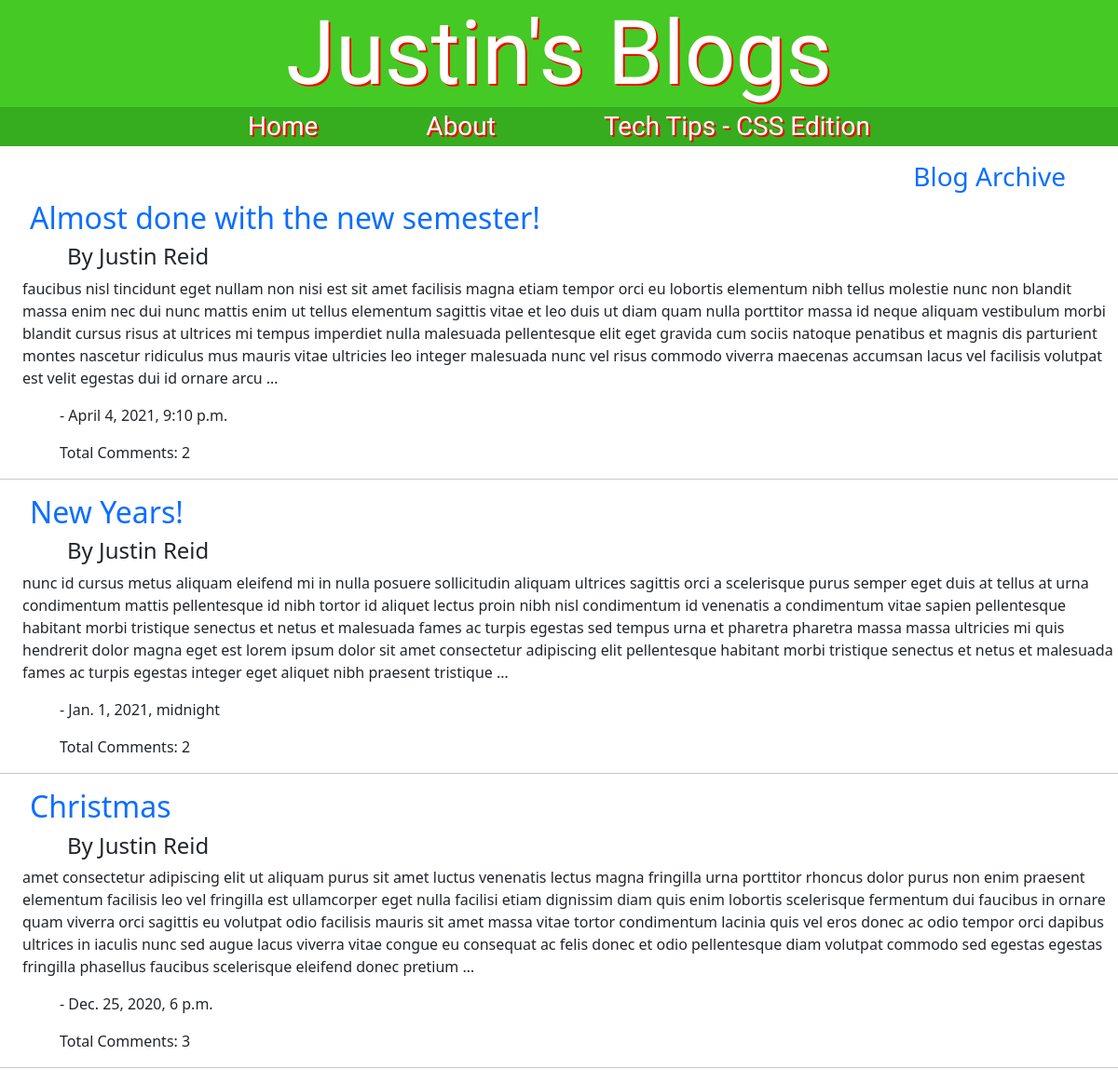
Before: /home/ with the older database file.
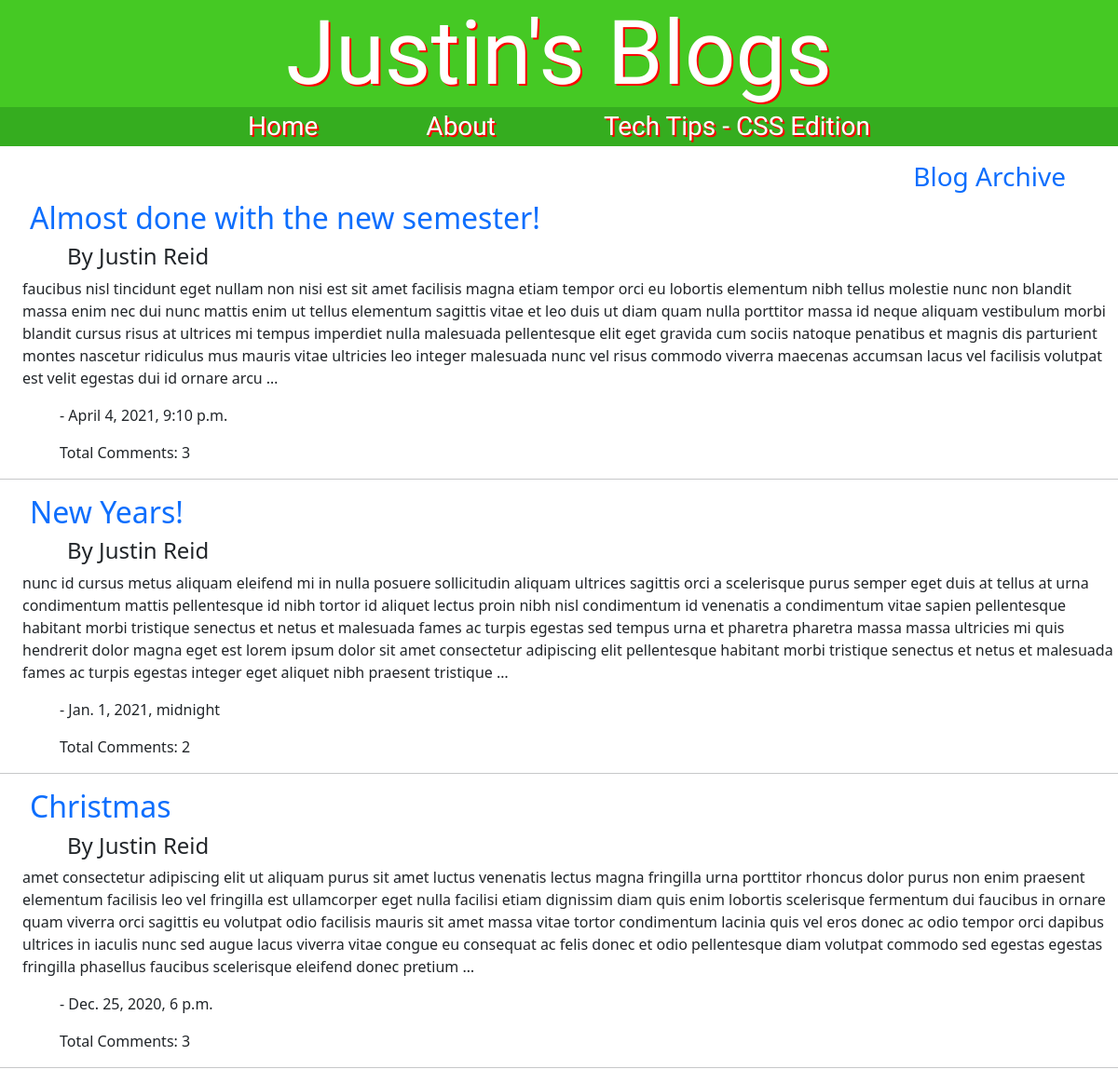
After: the same page with the newer database file.
### blog/models.py (models this page shows)
class Blog(models.Model):
    title = models.CharField(max_length=128)
    author = models.CharField(max_length=128)
    content = models.TextField()
    posted = models.DateTimeField()
    num_of_comments = models.IntegerField(default=0)

### blog/views.py (the view)
# urls.py: path('home/', views.homePage, name='home'),
def homePage(request):
    latest_blogs_list = Blog.objects.order_by('posted')
    latest_blogs_list = latest_blogs_list[len(latest_blogs_list) - 3: len(latest_blogs_list)]
    latest_comments_list = Comments.objects.order_by('blog')
    context = {'latest_blogs_list': reversed(latest_blogs_list),
               'latest_comments_list': latest_comments_list}
    return render(request, 'blog/home.html', context)

### blog/templates/blog/home.html (shortened to what this page needs)
{% load static %}
<!DOCTYPE html>
<html lang="en">
<head>
    <link href="https://cdn.jsdelivr.net/npm/bootstrap@5.0.0-beta2/dist/css/bootstrap.min.css" rel="stylesheet">
    <link rel="stylesheet" href="{% static 'blog/style.css' %}"/>
</head>
<body>
<h1>Justin's Blogs</h1>
        <div id="menuBar">
            <p id="menu">
                <a href="{% url 'home' %}" style="text-decoration: none;">Home</a>
                <a href="{% url 'about' %}" style="text-decoration: none;">About</a>
                <a href="{% url 'tips' %}" style="text-decoration: none;">Tech Tips - CSS Edition</a>
            </p>
        </div>
        <div>
            <h3 style="text-align: right; margin-right: 2em;"><a href="{% url 'archive' %}" style="text-decoration: none;">Blog Archive</a></h3>
            {% if latest_blogs_list %}
            {% for blog in latest_blogs_list %}
            <h2 style="margin-left: 1em"><a href="{% url 'entry' blog.id %}" style="text-decoration: none;">{{blog.title}}</a></h2>
            <h4 style="margin-left: 3em">By {{blog.author}}</h4>
            <p style="margin-left: 1.5em">{{blog.content|truncatewords:100}}</p>
            <p style="margin-left: 4em">- {{blog.posted}}</p>
            <p style="margin-left: 4em">Total Comments: {{blog.num_of_comments}}</p>
            <hr>
            {% endfor %}
            {% else %}
            <p>There are no blogs to view :(</p>
            {% endif %}
        </div>
</body>
</html>

Changed rows visible on the page:
changed Blog "Almost done with the new semester!": num_of_comments "2" → "3"
